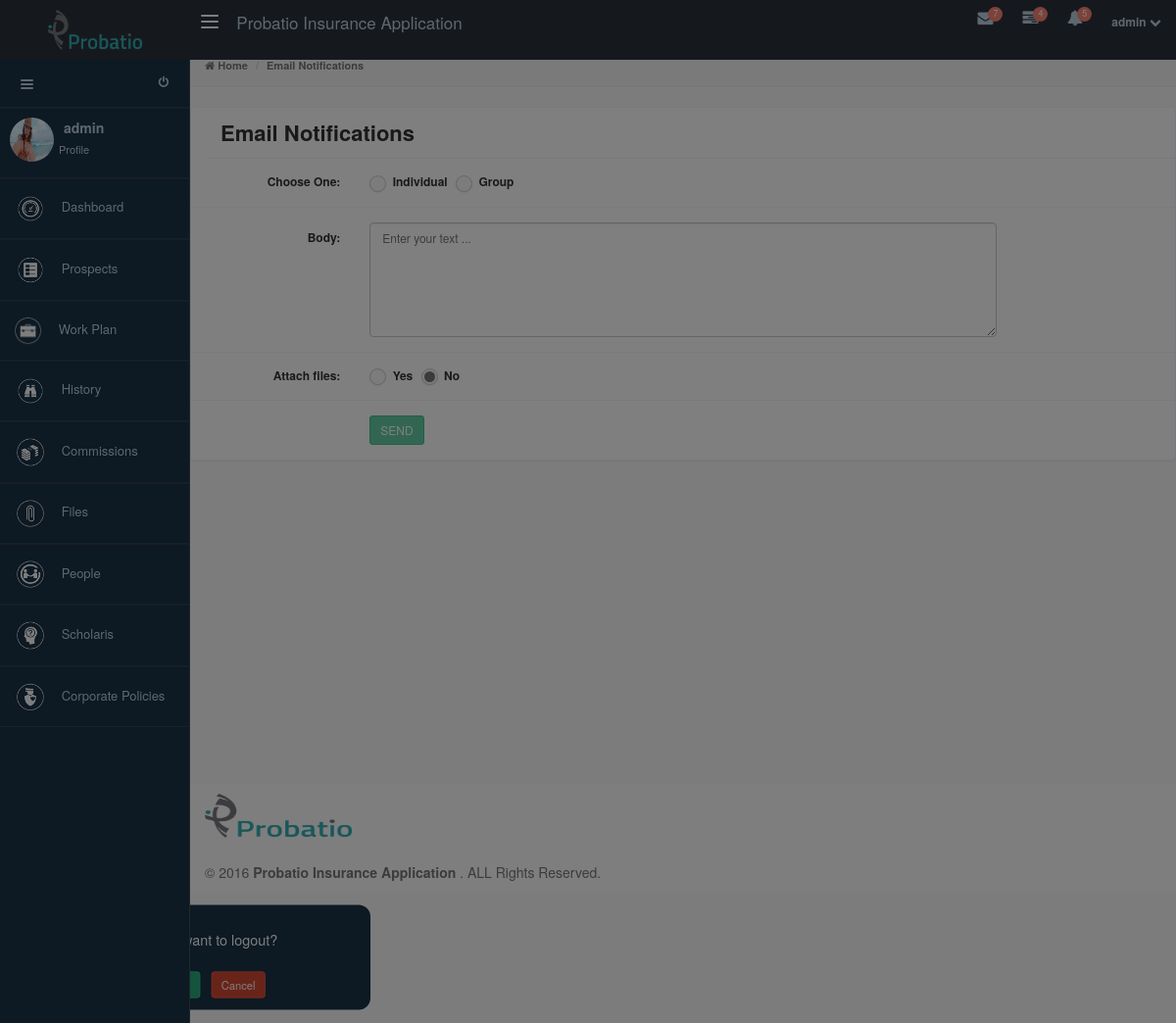
/email_notifications.php (signed in), run on the app's committed database.
### tables this page shows
CREATE TABLE IF NOT EXISTS `pia_login` (
`id` bigint(20) NOT NULL,
  `username` varchar(350) DEFAULT NULL,
  `password` varchar(350) DEFAULT NULL,
  `email` varchar(500) DEFAULT NULL,
  `agent_id` varchar(500) DEFAULT NULL,
  `role` varchar(500) DEFAULT NULL,
  `phone` varchar(500) DEFAULT NULL,
  `d_o_b` varchar(500) DEFAULT NULL,
  `user_photo` varchar(500) DEFAULT NULL,
  `path` varchar(500) DEFAULT NULL,
  `status` varchar(400) DEFAULT NULL,
  `permissions` varchar(500) DEFAULT NULL,
  `date_time` datetime DEFAULT NULL
);

### connection.php (called while the page is built, shortened)
<?php
function get_record_sql($sql){
    $con = new mysqli("localhost", "root", "", "pia");
    $result = mysqli_query($con, $sql) or die("Error: ".mysqli_error($con));
    $data = array();
    while($row = mysqli_fetch_array($result)) {
        $results =(object)$row;
        $data[]=$results;
        return $data;
    }
}
?>

### email_notifications.php (the view, shortened to what this page needs)
<?php
if(isset($_REQUEST[session_name()])) {
  }else{
    include("connection.php");
 }
echo    '<head>
        <meta charset="utf-8">
        <title>Probatio Admin</title>
        <meta name="viewport" content="width=device-width, initial-scale=1.0">
        <meta name="description" content="">
        <meta name="author" content="">
        <link href="bootstrap/css/bootstrap.min.css" rel="stylesheet">
        <link href="css/font-awesome.min.css" rel="stylesheet">
        <link href="css/merge.css" rel="stylesheet">
        <link href="css/probatio.css" rel="stylesheet">
        <script src="https://ajax.googleapis.com/ajax/libs/jquery/1.12.0/jquery.min.js"></script>
        <script>';
?>
$(document).ready(function(){
    $("#ind").click(function(){
        $("#first_box").show();
		 $("#second_box").hide();
    });
    $("#group").click(function(){
$("#first_box").hide();
        $("#second_box").show();
        });
});
$(document).ready(function(){
    $("#yes").click(function(){
        $("#file").show();
    });
$("#no").click(function(){
    $("#file").hide();
    $("#file").hide();
    });
});
<?php
echo    '</script>
        <script type="text/javascript" src="http://ajax.googleapis.com/ajax/libs/jquery/1.3.2/jquery.min.js"></script>
        <script language="javascript">';
?>
$(document).ready(function() {
    $('#selecctall').click(function(event) {
        if(this.checked) { // check select status
            $('.checkbox1').each(function() {
                this.checked = true;  //select all checkboxes with class "checkbox1"
            });
        }else{
            $('.checkbox1').each(function() {
                this.checked = false;
            });
        }
    });
});
$(document).ready(function(){
    $("#selecctall").change(function(){
      $(".checkbox1").prop('checked', $(this).prop("checked"));
      });
});
<?php
echo    '</script>
        </head>
        <body class="overflow-hidden">
        ';
include("overlay.php");
echo    '
        <div id="wrapper" class="preload">
        ';
include("topbar.php");
include("leftsidebar.php");
echo    '
        <div id="main-container">
        <div id="breadcrumb">
        <ul class="breadcrumb">
        <li><i class="fa fa-home"></i><a href="dashboard.php"> Home</a></li>
        <li class="active">Email Notifications</li>
        </ul>
        </div>
        <div class="panel panel-default">
        <div class="panel-heading" style="color: rgb(51, 51, 51); font-size: 22px; font-weight: 700; margin-left: 15px;">Email Notifications</div>
        <div class="panel-body">
        <form id="formToggleLine" class="form-horizontal no-margin form-border" action="get.php">
        <div class="form-group">
		<label class="col-lg-2 control-label" style="padding-top: 0px;">Choose One:</label>
		<div class="col-lg-10">
		<label class="label-radio inline">
		<input id="ind" type="radio" name="mail_type">
		<span class="custom-radio"></span>
		Individual
		</label>
		<label class="label-radio inline">
		<input id="group" type="radio" name="mail_type">
		<span class="custom-radio"></span>
		Group
		</label>
		</div>
		</div>
        <div class="form-group" id="first_box" style="display:none;">
		<label class="col-lg-2 control-label">Individual mail:</label>
		<div class="col-lg-10">';
echo    '</div>
		</div>
        <div  id="second_box" style="display:none;">
        <div class="form-group"  >
        <label class="col-lg-2 control-label">Group mail:</label>
		<div class="col-lg-10">
		<label class="label-checkbox inline">
		<input type="checkbox" id="selecctall">
		<span class="custom-checkbox"></span>
		Select all
		</label>
        </div>
        </div>
        <div class="form-group" style="margin-top: -12px;">
        <label class="col-lg-2 control-label"></label>
		<div class="col-lg-10">';
echo    '</div>
		</div>
        </div>
        <div class="form-group">
        <label class="col-lg-2 control-label">Body:
        </label>
        <div class="col-lg-8">
        <textarea name="wysihtml5-textarea" rows="6" class="form-control" id="wysihtml5-textarea" placeholder="Enter your text ..."></textarea>
        </div>
        </div>
        <div class="form-group">
		<label class="col-lg-2 control-label" style="padding-top: 0px;">Attach files:</label>
		<div class="col-lg-10">
		<label class="label-radio inline">
		<input id="yes" type="radio" name="attched">
		<span class="custom-radio"></span>
		Yes
		</label>
		<label class="label-radio inline">
		<input id="no" type="radio" checked name="attched">
		<span class="custom-radio"></span>
		No
		</label>
		</div>
		</div>
        <div class="form-group" id="file" style="display:none;">
		<label class="col-lg-2 control-label">Choose File:</label>
		<div class="col-lg-4">
		<div class="upload-file">
		<input type="file" id="upload-demo" class="upload-demo">
		<label data-title="Select file" for="upload-demo">
		<span data-title="No file selected..."></span>
		</label>
		</div>
		</div>
		</div>
        <div class="form-group">
        <label class="col-lg-2 control-label">
        </label>
        <div class="col-lg-8">
        <button type="submit" class="btn btn-success btn-sm">SEND</button>
        </div>
        </div>
        </form>
        </div>
        </div>
        </div>
        ';
include("footer.php");
echo    '
        <div class="modal fade" id="newFolder">
        <div class="modal-dialog">
        <div class="modal-content">
        <div class="modal-header">
        <button type="button" class="close" data-dismiss="modal" aria-hidden="true">&times;</button>
        <h4>Create new folder</h4>
        </div>
        <div class="modal-body">
        <form>
        <div class="form-group">
        <label for="folderName">Folder Name</label>
        <input type="text" class="form-control input-sm" id="folderName" placeholder="Folder name here...">
        </div>
        </form>
        </div>
        <div class="modal-footer">
        <button class="btn btn-sm btn-success" data-dismiss="modal" aria-hidden="true">Close</button>
        <a href="#" class="btn btn-danger btn-sm">Save changes</a> </div>
        </div>
        </div>
        </div>
        </div>
        <a href="#" id="scroll-to-top" class="hidden-print"><i class="fa fa-chevron-up"></i></a>
        ';
echo    "
        <script src='js/jquery-1.10.2.min.js'></script>
        <script src='bootstrap/js/bootstrap.min.js'></script>
        <script src='js/parsley.min.js'></script>
        <script src='js/jquery.slimscroll.min.js'></script>
        <script src='js/bootstrap-datepicker.min.js'></script>
        <script src='js/bootstrap-timepicker.min.js'></script>
        <script src='js/jquery.tagsinput.min.js'></script>
        <script src='js/wysihtml5-0.3.0.min.js'></script>
        <script src='js/uncompressed/bootstrap-wysihtml5.js'></script>
        <script src='js/chosen.jquery.min.js'></script>
        <script src='js/jquery.maskedinput.min.js'></script>
        <script src='js/bootstrap-slider.min.js'></script>
        <script src='js/dropzone.min.js'></script>
        <script src='js/modernizr.min.js'></script>
        <script src='js/pace.min.js'></script>
        <script src='js/jquery.popupoverlay.min.js'></script>
        <script src='js/jquery.slimscroll.min.js'></script>
        <script src='js/jquery.cookie.min.js'></script>
        <script src='js/endless/endless_form.js'></script>
        <script src='js/endless/endless.js'></script>
        <script type='text/javascript'>";
?>
$(document).ready(function(){
    var counter = 2;
    $("#addButton").click(function(){
    	if(counter>10){
            alert("Only 10 textboxes allow");
            return false;
	   }
var newTextBoxDiv = $(document.createElement('div'))
    .attr("id", 'TextBoxDiv' + counter);
	newTextBoxDiv.after().html(
	      '<select name="product[]" id="product' + counter + '" class="form-control input-sm"><option value="product1">product 1</option><option value="product2">product 2</option><option value="product3">product 3</option><option value="product4">product 4</option></select> <br />');
	newTextBoxDiv.appendTo("#TextBoxesGroup");
    counter++;
    });
    $("#removeButton").click(function () {
	   if(counter==1){
          alert("No more textbox to remove");
          return false;
       }
	counter--;
    $("#TextBoxDiv" + counter).remove();
	});
  });
<?php
echo    '</script>
        </body>
        </html>';
?>

### topbar.php (shortened to what this page needs)
<?php
$user=$_SESSION['user'];
$users=get_record_sql("select * from pia_login where email='$user'");
echo    '
        <link href="bootstrap/css/bootstrap.min.css" rel="stylesheet">
        <link href="css/font-awesome.min.css" rel="stylesheet">
	<link href="css/merge.css" rel="stylesheet">
    <div id="top-nav" class="fixed skin-6"> <a href="#" style="width:194px;" class="brand"><span class="text-toggle"><img style="padding: 10px;" src="img/Probatio-Large.png" width="60%" height="Auto"></span></a>
    <button type="button" class="navbar-toggle pull-left hide-menu" id="menuToggle"> <span class="icon-bar"></span> <span class="icon-bar"></span> <span class="icon-bar"></span> </button>
    <a href="dashboard.php" class="brand"> <span>Probatio Insurance Application</span> </a>
    <ul class="nav-notification clearfix">
      <li class="dropdown"> <a class="dropdown-toggle" data-toggle="dropdown" href="#"> <i class="fa fa-envelope fa-lg"></i> <span class="notification-label bounceIn animation-delay4">7</span> </a>
      </li>
      <li class="dropdown hidden-xs"> <a href="#" class="dropdown-toggle" data-toggle="dropdown"> <i class="fa fa-tasks fa-lg"></i> <span class="notification-label bounceIn animation-delay5">4</span> </a>
      </li>
      <li class="dropdown"> <a class="dropdown-toggle" data-toggle="dropdown" href="#"> <i class="fa fa-bell fa-lg"></i> <span class="notification-label bounceIn animation-delay6">5</span> </a>
      </li>
        <li class="profile dropdown"> <a class="dropdown-toggle" data-toggle="dropdown" href="#"> <strong>';
echo    $users[0]->username;
echo    '</strong> <span><i class="fa fa-chevron-down"></i></span> </a>
        <ul class="dropdown-menu">
        <li> <a class="clearfix" href="#"> <img src="';
echo    '"alt="User Avatar">
        <div class="detail"> <strong>';
echo    '</strong><span style="color: rgb(21, 126, 183);">&nbsp;&nbsp;(';
echo    ')</span><p class="grey">';
echo    '</p></div></a></li>
        <li><a tabindex="-1" href="profile.php" class="main-link"><i class="fa fa-edit fa-lg"></i> My profile</a></li>
        <li><a tabindex="-1" href="user_list.php" class="theme-setting"><i class="fa fa-cog fa-lg"></i> Setting</a></li>
        <li class="divider"></li>
        <li><a tabindex="-1" class="main-link logoutConfirm_open" href="#logoutConfirm"><i class="fa fa-lock fa-lg"></i>Log out</a></li>
        </ul>
      </li>
    </ul>
  </div>';
 ?>

### leftsidebar.php (shortened to what this page needs)
<?php
$user=$_SESSION['user'];
$users=get_record_sql("select * from pia_login where email='$user'");
$permissions=$users[0]->permissions;
$permission = explode(',',$permissions);
echo   '<aside class="fixed skin-6">';
echo   '<div class="sidebar-inner scrollable-sidebar">
        <div class="size-toggle">';
echo    '<br /><a class="btn btn-sm" id="sizeToggle">
        <span class="icon-bar"></span>
        <span class="icon-bar"></span>
        <span class="icon-bar"></span></a>
        <a class="btn btn-sm pull-right logoutConfirm_open"  href="#logoutConfirm">
        <i class="fa fa-power-off"></i> </a>';
echo    '</div>
        <div class="user-block clearfix"> <img src="';
echo    $users[0]->path;
echo    '"alt="User Avatar">
        <div class="detail"> <strong>';
echo    $users[0]->username;
echo    '</strong>
        <ul class="list-inline">
        <li><a href="profile.php">Profile</a></li>
        </ul></div>
        </div>
        <div class="main-menu">
        <ul>';
if(in_array("Dashboard", $permission)){
echo       '<li class=""> <a href="dashboard.php"> <span class="menu-icon"> <img style="width: 36px;" src="img/Dashboard.png"  /> </span> <span class="text"> Dashboard </span> <span class="menu-hover"></span> </a> </li>';
}
if(in_array("Prospects", $permission)){
echo    ' <li class=""> <a href="prospects.php"> <span class="menu-icon"> <img style="width: 36px;" src="img/Prospects 3.png"  /> </span> <span class="text"> Prospects </span> <span class="menu-hover"></span> </a> </li>';
}
		if (in_array("Work Plan", $permission)){
echo        '<li> <a href="workplan.php"> <span class="menu-icon"> <img style="width: 33px; " src="img/New Icons/Work Plan.png"  /> </span> <span class="text"> Work Plan</span> <span class="menu-hover"></span> </a></li>';
}
if (in_array("History", $permission)){
echo        '<li > <a href="history.php"> <span class="menu-icon"> <img style=" width: 36px;" src="img/History.png"  />  </span> <span class="text">History</span> <span class="menu-hover"></span> </a></li>';
}
if (in_array("Commissions", $permission)){
echo        '<li> <a href="#"> <span class="menu-icon"> <img style=" width: 36px;" src="img/Commissions.png"  /> </span> <span class="text"> Commissions </span> <span class="menu-hover"></span> </a> </li>';
}
if (in_array("Document Management", $permission)){
echo        '<li> <a href="files.php"> <span class="menu-icon"><img style=" width: 36px;" src="img/Last icon.png"  />  </span> <span class="text">Files </span> <span class="menu-hover"></span> </a> </li>';
}
if (in_array("People", $permission)){
echo        '<li> <a href="people.php"> <span class="menu-icon">  <img style=" width: 36px;" src="img/People.png"  />  </span> <span class="text"> People </span> <span class="menu-hover"></span> </a></li>';
}
if (in_array("Scholaris", $permission)){
echo    '<li> <a href="user_management.php"> <span class="menu-icon">  <img style="width: 36px;" src="img/Scholaris.png"  /></span> <span class="text"> Scholaris </span><span class="menu-hover"></span> </a> </li>';
}
echo    '<li class="openable"> <a href="#"> <span class="menu-icon">  <img style="width: 36px;" src="img/Corporate Policies.png"  /></span> <span class="text"> Corporate Policies </span> <span class="menu-hover"></span> </a>';
echo        '</div>
            </div>
            </aside>';
?>

### data on the page
pia_login: username "admin", path (picture)
